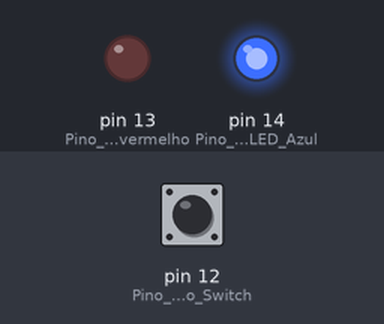
Bench run of a sketch on a simulated Arduino Uno, built with avr-gcc and run on an emulated ATmega328P. On the bench: output pins drawn as LEDs (lit = HIGH). Inputs (shaded band) come from the test bench; at power-on: pin 12 (Pino_para_o_Switch) HIGH.

Above: at 1.2 s.
1.3 s: pin 12 (Pino_para_o_Switch) pulled LOW for 0.15 s
At 1.37 s:
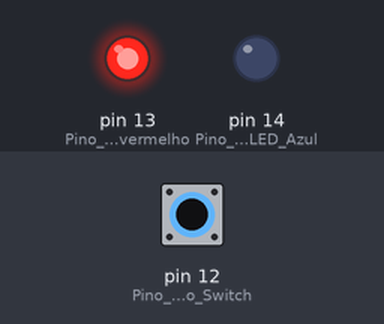
2.9 s: pin 12 (Pino_para_o_Switch) pulled LOW for 1 s
At 4.6 s:
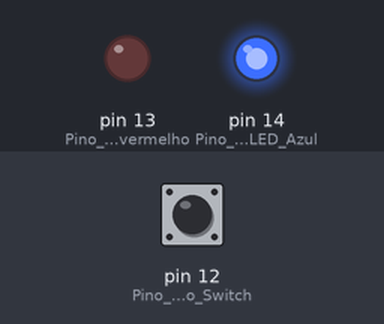
5.4 s: pin 12 (Pino_para_o_Switch) pulled LOW for 3.2 s
At 5.8 s:
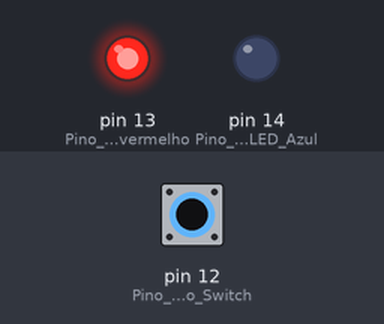
Timing chart, 0 to 10.1 s (numbered marks = the images above; inputs shaded):
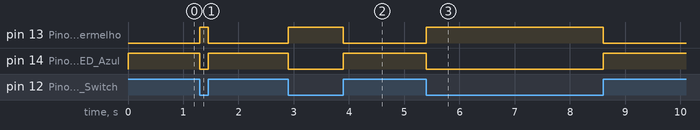

Measured:
- after the input at 1.3 s, pin 13 (Pino_para_o_LED_vermelho): LOW → HIGH at once, → LOW 0.15 s later; pin 14 (Pino_para_o_LED_Azul): HIGH → LOW at once, → HIGH 0.15 s later
- after the input at 2.9 s, pin 13 (Pino_para_o_LED_vermelho): LOW → HIGH at once, → LOW 1.0 s later; pin 14 (Pino_para_o_LED_Azul): HIGH → LOW at once, → HIGH 1.0 s later
- after the input at 5.4 s, pin 13 (Pino_para_o_LED_vermelho): LOW → HIGH at once, → LOW 3.2 s later; pin 14 (Pino_para_o_LED_Azul): HIGH → LOW at once, → HIGH 3.2 s later

The sketch:

sketch_mar13a_ino.ino
```cpp
void setup() {
  Serial.begin(115200); // Iniciar a ligação a uma velociadade de 115.200bps
  pinMode(13, OUTPUT); // Pino para o LED vermelho
  pinMode(14, OUTPUT); // Pino para o LED Azul
  pinMode(12, INPUT_PULLUP); // Pino para o Switch
}

void loop() {
  digitalWrite(13, !digitalRead(12)); // Ligar LED vermelho
  digitalWrite(14, digitalRead(12)); // Ligar LED Azul
}
```
